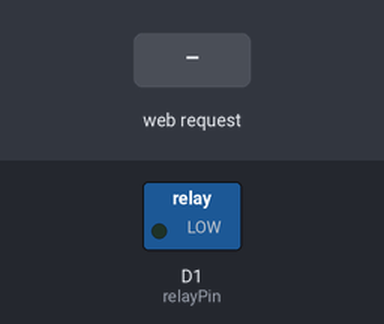
The sketch below on a simulated ESP8266 (NodeMCU). Parts: switched loads named in the sketch (green lamp = pin HIGH). Inputs (shaded band) come from the test bench. WiFi joins after 1.5 s; servers stay silent unless stated; what the sketch prints to the serial monitor is not drawn.

Above: at 2.7 s.
2.8 s: HTTP request GET /ON received
At 3.8 s:
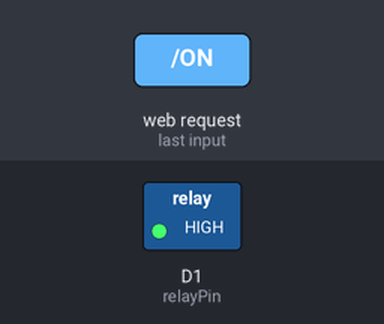
4.3 s: HTTP request GET /OFF received
At 4.9 s:
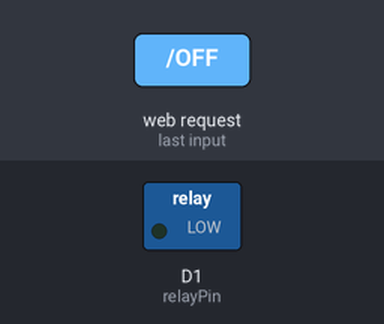
Timing chart, 0 to 7.3 s (numbered marks = the images above; inputs shaded):
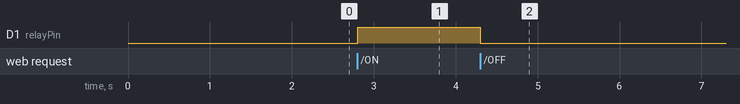

The sketch:

web_ac_current_light_on.ino
```cpp
#include <ESP8266WiFi.h>
const char* ssid = "2841";
const char* password = "12345678";
const int relayPin = D1;
int relayState = 0;
WiFiServer server(80);
void setup() {
  Serial.begin(115200);
  pinMode(relayPin, OUTPUT);
  digitalWrite(relayPin, LOW);
  WiFi.begin(ssid, password);
  Serial.print("Connecting to WiFi");
  while (WiFi.status() != WL_CONNECTED) {
    delay(500);
    Serial.print(".");
  }
  Serial.println("\nConnected to WiFi!");
  Serial.print("ESP8266 IP address: ");
  Serial.println(WiFi.localIP());
  server.begin();
}
void loop() {
  WiFiClient client = server.available();
  if (!client) {
    return;
  }
  Serial.println("Client connected");
  while (!client.available()) {
    delay(1);
  }
  String request = client.readStringUntil('\r');
  Serial.println("Request: " + request);
  client.flush();
  if (request.indexOf("GET /ON") != -1) {
    digitalWrite(relayPin, HIGH);
    relayState = 1;
    Serial.println("Relay turned ON");
  }
  if (request.indexOf("GET /OFF") != -1) {
    digitalWrite(relayPin, LOW);
    relayState = 0;
    Serial.println("Relay turned OFF");
  }
  String html = "<!DOCTYPE html><html><head><title>Relay Control</title>";
  html += "<meta name='viewport' content='width=device-width, initial-scale=1'>";
  html += "<style>button{font-size:30px; padding:10px 30px; margin:10px;}</style></head><body>";
  html += "<h2>Relay (Light) Control</h2>";
  html += "<p>Relay Status: <strong>" + String(relayState == 1 ? "ON" : "OFF") + "</strong></p>";
  html += "<a href=\"/ON\"><button style='background:green;'>Turn ON</button></a>";
  html += "<a href=\"/OFF\"><button style='background:red;'>Turn OFF</button></a>";
  html += "</body></html>";
  client.println("HTTP/1.1 200 OK");
  client.println("Content-Type: text/html");
  client.println("Connection: close");
  client.println();
  client.println(html);
  delay(1);
  client.stop();
  Serial.println("Client disconnected");
}


//API= agent =url


// Libarary Install = thingSpeak


// #include <ESP8266WiFi.h>
// #include <WiFiClient.h>
// #include "ThingSpeak.h"
// // WiFi credentials
// const char* ssid = "RUBINA 2841";
// const char* password = "^0643zM7";

// // ThingSpeak API details
// unsigned long channelID = 2988698;
// const char* writeAPIKey = "0PI1GD7H2D54UKP1";
// WiFiClient client;
// // Ultrasonic sensor pins
// const int trigPin = D1;
// const int echoPin = D2;
// void setup() {
//  Serial.begin(115200);
//  pinMode(trigPin, OUTPUT);
//  pinMode(echoPin, INPUT);
//  WiFi.begin(ssid, password);
//  Serial.print("Connecting to WiFi");
//  while (WiFi.status() != WL_CONNECTED) {
//  delay(500);
//  Serial.print(".");
//  }
//  Serial.println("\nWiFi connected.");
//  ThingSpeak.begin(client);
// }
// void loop() {
//  // Trigger the ultrasonic pulse
//  digitalWrite(trigPin, LOW);
//  delayMicroseconds(2);
//  digitalWrite(trigPin, HIGH);
//  delayMicroseconds(10);
//  digitalWrite(trigPin, LOW);
//  // Measure the pulse duration
//  long duration = pulseIn(echoPin, HIGH);

//  // Calculate distance in centimeters
//  float distance = duration * 0.034 / 2;
//  Serial.print("Distance: ");
//  Serial.print(distance);
//  Serial.println(" cm");
//  // Write distance to ThingSpeak channel field 1
//  int x = ThingSpeak.writeField(channelID, 1, distance, writeAPIKey);
//  if (x == 200) {
//  Serial.println("Data sent to ThingSpeak.");
//  } else {
//  Serial.print("Error sending data. HTTP error code: ");
//  Serial.println(x);
//  }
//  delay(15000); // ThingSpeak rate limit: 15 seconds
// }
```

Measured:
- after the input at 2.8 s, D1 (relayPin): LOW → HIGH at once
- after the input at 4.3 s, D1 (relayPin): HIGH → LOW at once
